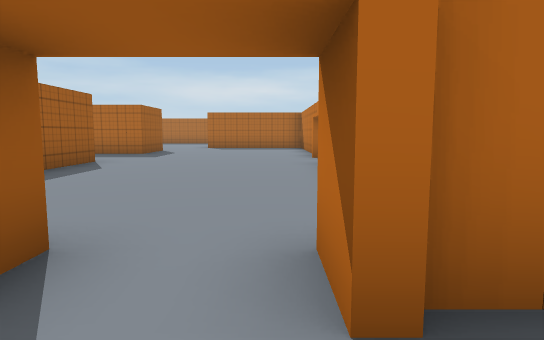
View 1 (above)

21 first-person views from a walk through a 3-D level made in the Unity game engine. The camera is 1.3 m above the floor, tilts 6° down and sees 75° across. Doors are open. The floor is counted in squares, 2 m on a side. Each view is taken from the middle of a square. On the plan, view 1 faces up. The plan holds only what a view shows up to about 10 squares ahead; the rest is blank. The place goes on beyond the plan. The player is left out. Some animated figures are left out.

View 2
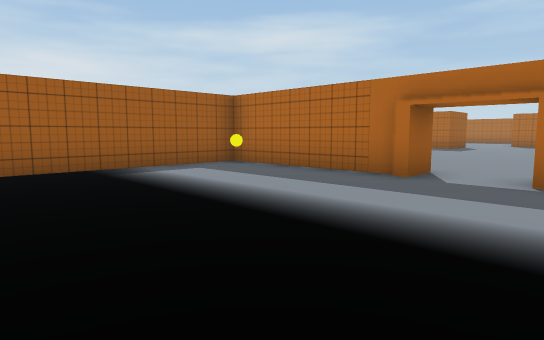

View 3
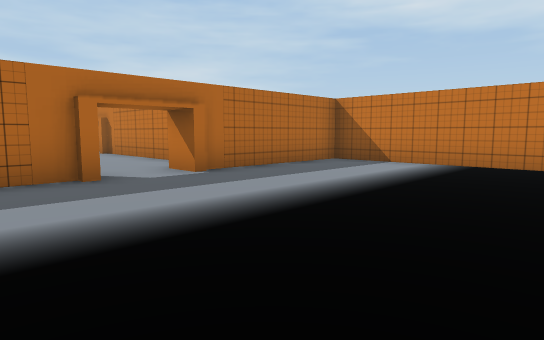

View 4
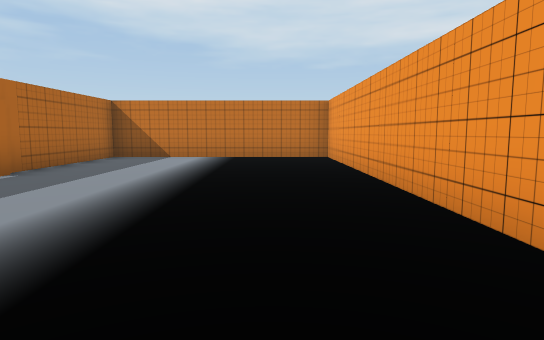

View 5
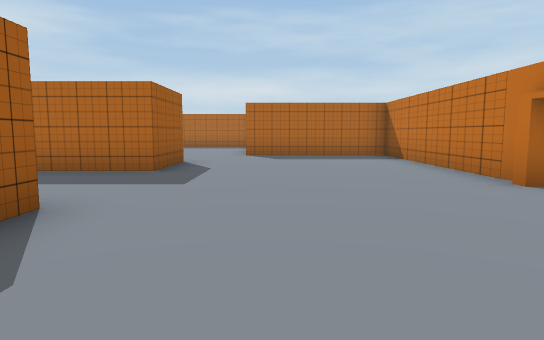

View 6
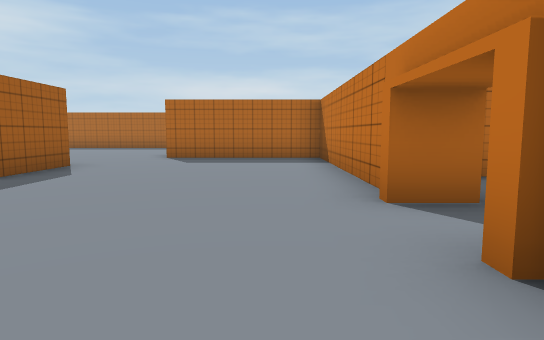

View 7
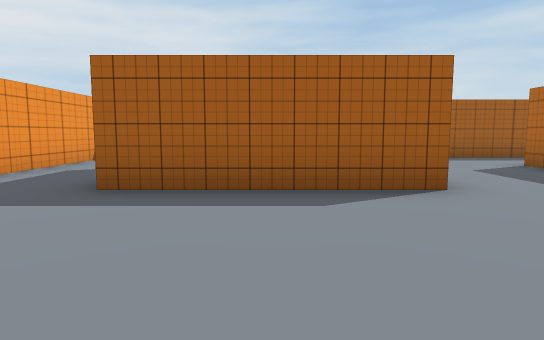

View 8
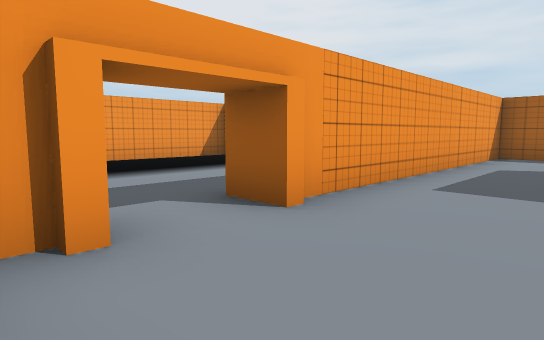

View 9
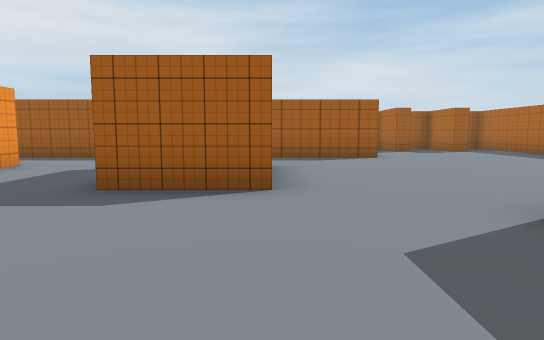

View 10
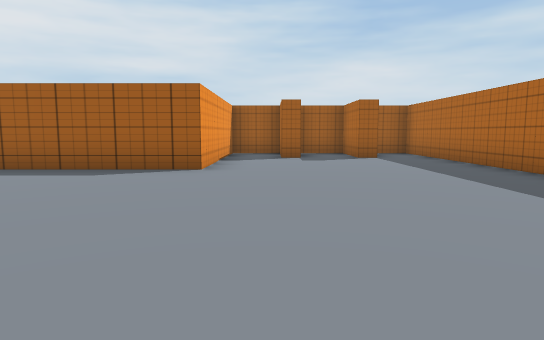

View 11
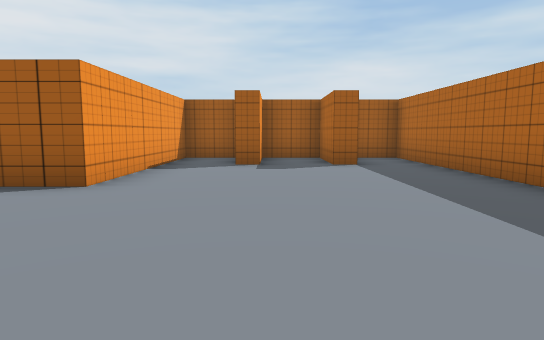

View 12
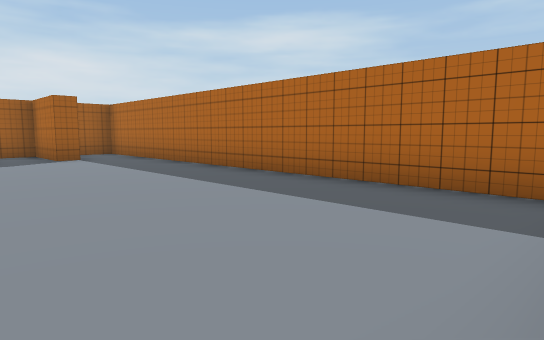

View 13
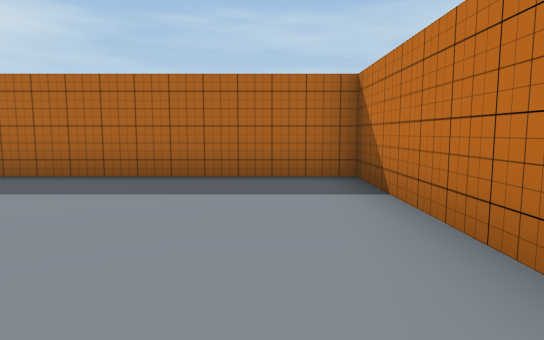

View 14
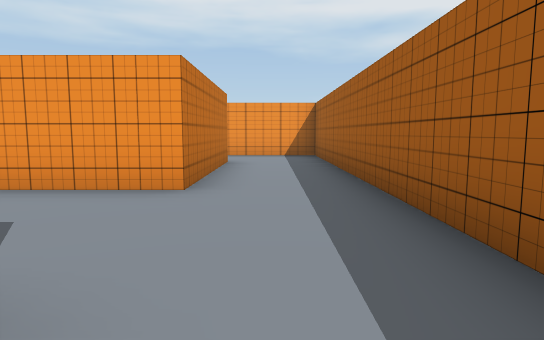

View 15
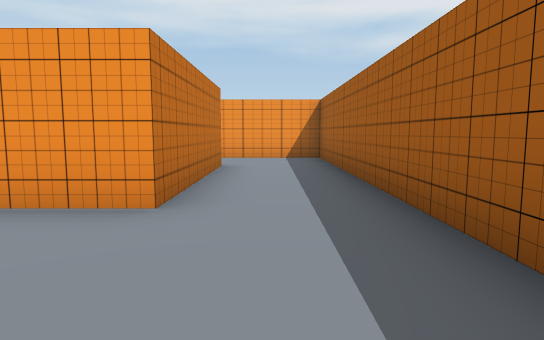

View 16
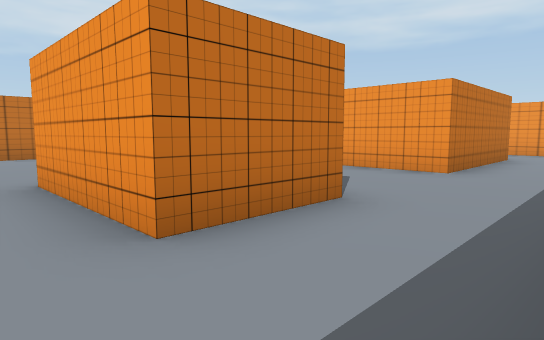

View 17
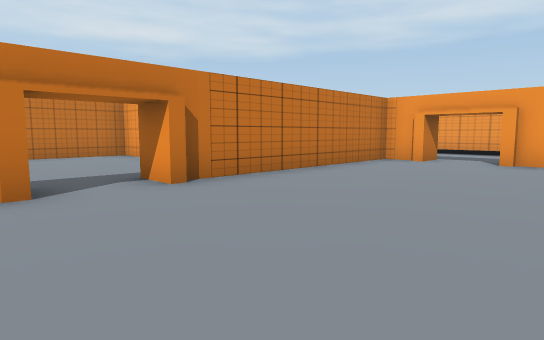

View 18
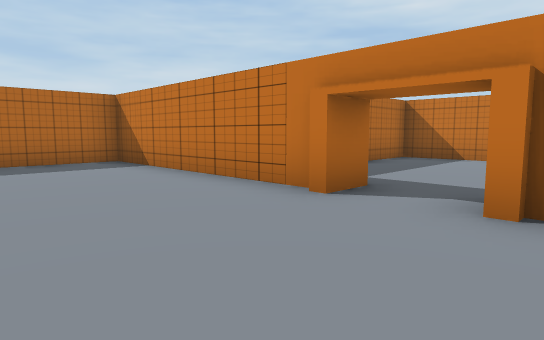

View 19
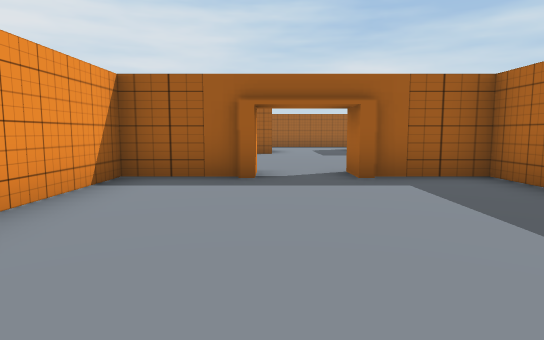

View 20
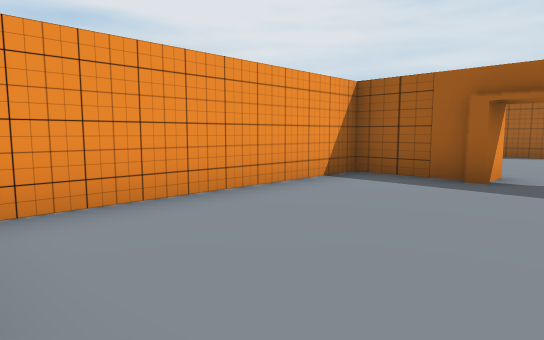

View 21
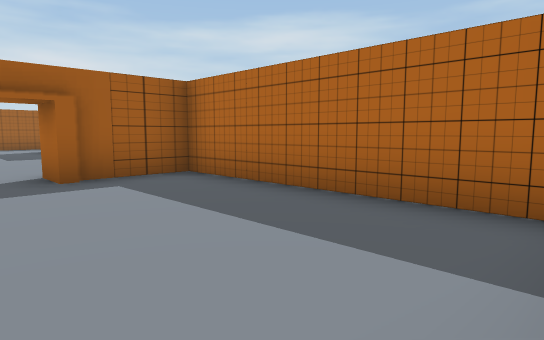

### Floor plan
Points are (right, up) in squares from view 1. A wall is a line through its corners. A room is listed if a view was taken in it or the views show most of it. See-through windows are left out.
Room 1 (views 1, 2, 3, 4)
walls: (-1.2, 1.2) (-5.5, 1.2) (-5.5, -3.2); (-4.8, -4.5) (4.5, -4.5) (4.5, 1.2) (0.3, 1.2)
ways out: open door at (-0.5, 1.5) to room 2
objects: other object (-5, 1)
Room 2 (views 5, 6, 7, 8, 9, 17, 18)
walls: (1.3, 9.6) (1.3, 15.2) (-2.8, 15.2); (-4, 8.1) (-4, 4); (-4, 13) (-4, 11); (0.3, 1.8) (1.3, 1.8) (1.3, 7.6); (-3.4, 1.8) (-1.2, 1.8)
ways out: open door at (-0.5, 1.5) to room 1; opening at (-4, 3) to room 3; opening at (-3.4, 12.2) to room 3; open door at (1.5, 8.5) to room 4
Room 3 (views 10, 11, 12, 13, 14, 15, 16)
walls: (-12.2, 17.8) (-12.2, 17.2); (-4, 11) (-7, 11) (-7, 13) (-4, 13); (-2.7, 17.5) (-2.7, 21.3) (-14.2, 21.3) (-14.2, 20.1); (-12.2, 19.9) (-12.2, 19.3) (-14.2, 19.3) (-14.2, 17.8) (-12.5, 17.8); (-14.2, 17.1) (-14.2, 15.8) (-9.3, 15.8) (-9.3, 1.8) (-3.4, 1.8); (-7, 4) (-7, 8) (-4.9, 8)
ways out: opening at (-4, 3) to room 2; opening at (-3.4, 12.2) to room 2
Room 4 (views 19, 20, 21)
walls: (1.8, 7.7) (1.8, 5.8) (7.2, 5.8) (7.2, 11.3) (1.8, 11.3) (1.8, 9.5)
ways out: open door at (1.5, 8.5) to room 2

Where each view was taken, in squares from view 1:
view 1: 0 up, 0 right, facing up
view 2: 4 down, 1 right, facing up-left
view 3: 4 down, 3 left, facing up-right
view 4: 3 down, 5 left, facing right
view 5: 5 up, 2 left, facing up
view 6: 6 up, 0 right, facing up
view 7: 6 up, 0 right, facing left
view 8: 4 up, 1 right, facing down-left
view 9: 13 up, 0 right, facing left
view 10: 17 up, 3 left, facing left
view 11: 18 up, 5 left, facing left
view 12: 17 up, 3 left, facing up-left
view 13: 16 up, 4 left, facing up
view 14: 12 up, 8 left, facing down
view 15: 11 up, 8 left, facing down
view 16: 14 up, 9 left, facing down-right
view 17: 10 up, 3 left, facing down-right
view 18: 7 up, 2 left, facing up-right
view 19: 8 up, 7 right, facing left
view 20: 9 up, 7 right, facing down-left
view 21: 8 up, 7 right, facing up-left
